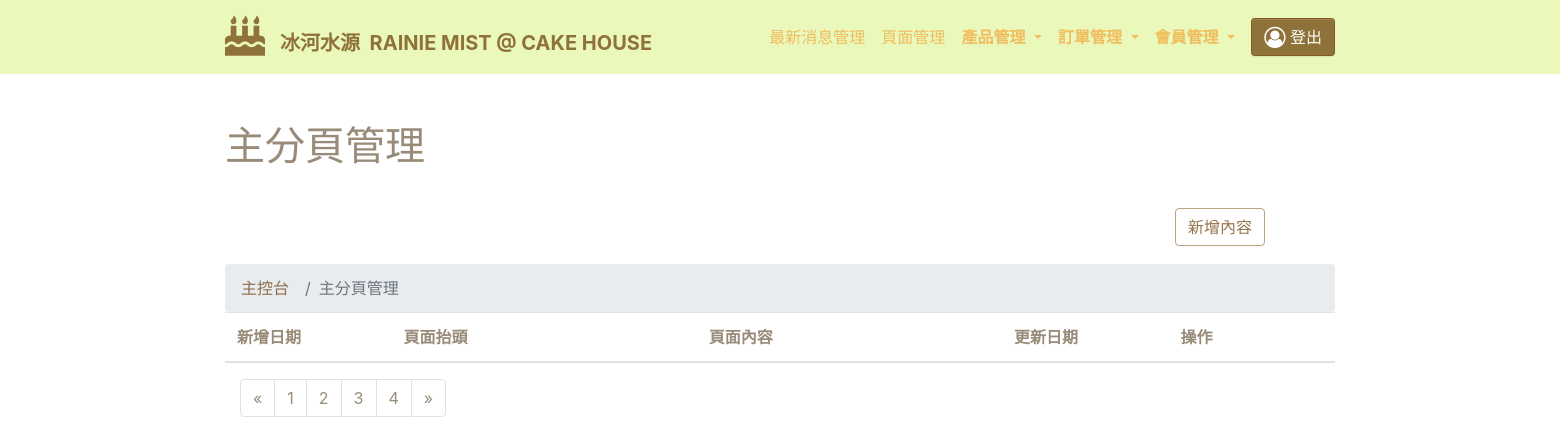
The page /backend/pages/list.php on the database as committed earlier.
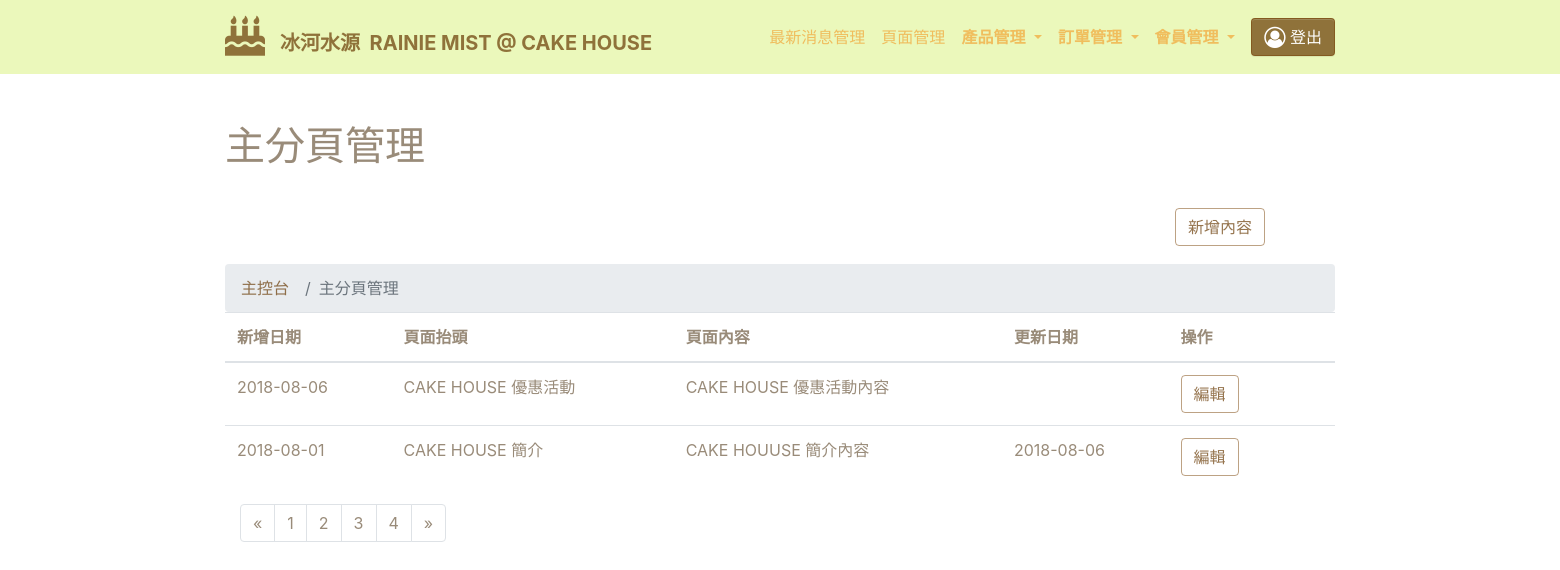
The same page on the database as committed later.
### tables this page shows
CREATE TABLE IF NOT EXISTS `page` (
  `id` int(11) NOT NULL AUTO_INCREMENT,
  `title` varchar(255) NOT NULL,
  `content` text NOT NULL COMMENT 'tinymce',
  `created_at` varchar(255) DEFAULT NULL,
  `updated_at` varchar(255) DEFAULT NULL,
  PRIMARY KEY (`id`)
);

### backend/pages/list.php (the view, shortened to what this page needs)
<?php require('../../connection/connection.php'); ?>
<?php
$query = $db->query("SELECT * FROM page ORDER BY created_at DESC");
$data = $query->fetchAll(PDO::FETCH_ASSOC);
?>
<!DOCTYPE html>
<html>
<head>
  <link rel="stylesheet" href="https://cdnjs.cloudflare.com/ajax/libs/font-awesome/4.7.0/css/font-awesome.min.css" type="text/css">
  <link rel="stylesheet" href="../../css/theme.css" type="text/css">
  <link rel="stylesheet" href="../../css/bootstrap.min.css" type="text/css">
  <link rel="stylesheet" href="../../lib/bootstrap-datepicker/css/bootstrap-datepicker3.css" type="text/css">
  <link rel="stylesheet" href="../../css/jquery-ui.min.css" type="text/css">
  </head>
<body>
<?php require_once('../function/backend_nav.php'); ?>
  <div class="py-5">
    <div class="container">
      <div class="row">
        <div class="col-md-12">
          <h1 class="">主分頁管理</h1>
        </div>
      </div>
      <div id="button"><a href='create.php' class="btn btn-outline-primary">新增內容</a></div>
    </div>
  </div>
  <div class="container">
    <div class="row">
      <div class="col-md-12">
        <ul class="breadcrumb" style="margin-bottom:0px;margin-top:0px">
          <li class="breadcrumb-item">
            <a href="#">主控台</a>
          </li>
          <li class="breadcrumb-item active">主分頁管理</li>
        </ul>
        <table class="table">
          <thead>
            <tr>
              <th width="15%">新增日期</th>
              <th>頁面抬頭</th>
              <th>頁面內容</th>
              <th width="15%">更新日期</th>
              <th width="15%">操作</th>
            </tr>
          </thead>
          <tbody>
          <?php foreach ($data as $page){
          ?>
            <tr>
              <td> <?php echo $page['created_at']; ?> </td>
              <td> <?php echo $page['title']; ?> </td>
              <td> <?php echo mb_strimwidth ($page['content'],0,100,"..."); ?> </td>
              <td> <?php echo $page['updated_at']; ?> </td>
             <td>
                <a href='edit.php?id=<?php echo $page['id'];?>' class="btn btn-outline-primary">編輯</a>
              </td>
            </tr>
        <?php } ?>
          </tbody>
        </table>
      </div>
    </div>
    <div class="container">
      <div class="row">
        <div class="col-md-12">
          <ul class="pagination">
            <li class="page-item">
              <a class="page-link" href="#">
                <span>«</span>
              </a>
            </li>
            <li class="page-item">
              <a class="page-link" href="#">1</a>
            </li>
            <li class="page-item">
              <a class="page-link" href="#">2</a>
            </li>
            <li class="page-item">
              <a class="page-link" href="#">3</a>
            </li>
            <li class="page-item">
              <a class="page-link" href="#">4</a>
            </li>
            <li class="page-item">
              <a class="page-link" href="#">
                <span>»</span>
              </a>
            </li>
          </ul>
        </div>
      </div>
    </div>
  </div>
</body>
</html>

Rows that differ between the two databases and show on the page:
added page: created_at "2018-08-06", title "CAKE HOUSE 優惠活動", content "CAKE HOUSE 優惠活動內容"
added page: created_at "2018-08-01", title "CAKE HOUSE 簡介", content "CAKE HOUUSE 簡介內容", updated_at "2018-08-06"
